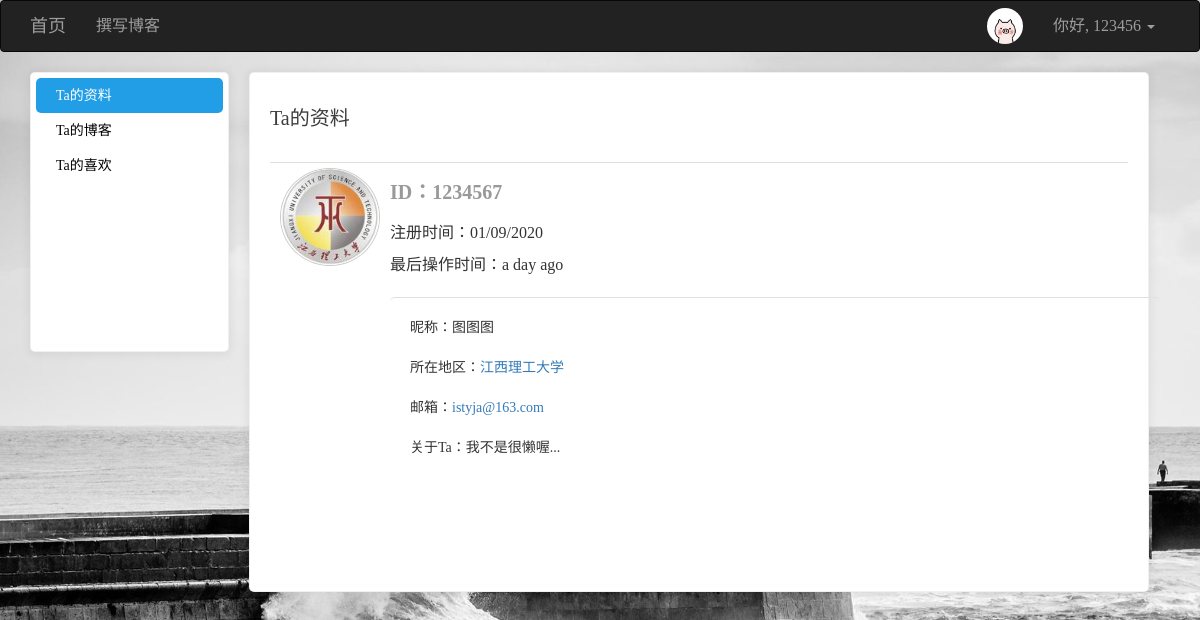
Before: /user/1234567/ (signed in) with the older database file.
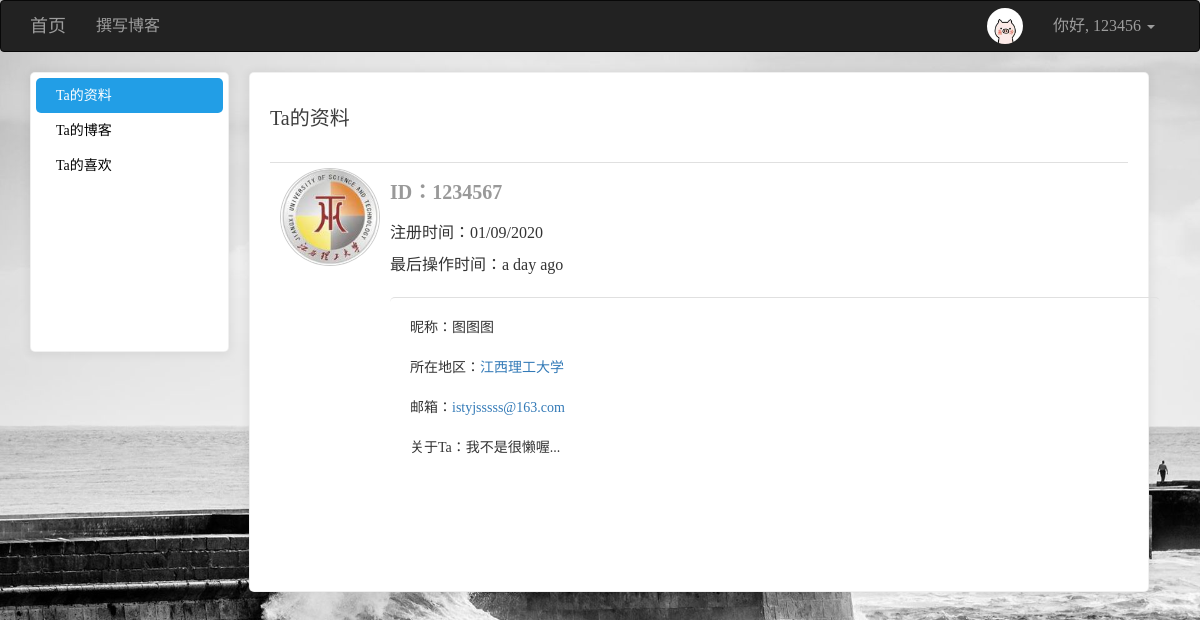
After: the same page with the newer database file.
### app/models/users.py (models this page shows, shortened)
class User(UserMixin, db.Model):
    __tablename__ = 'users'
    id = db.Column(db.Integer, primary_key=True)
    username = db.Column(db.String(64), unique=True)
    password_hash = db.Column(db.String(128))
    email = db.Column(db.String(128), unique=True)
    confirmed = db.Column(db.Boolean, default=False)
    icon = db.Column(db.String(64), default='default.jpg')
    name = db.Column(db.String(64))
    location = db.Column(db.String(64))
    about_me = db.Column(db.Text())
    member_since = db.Column(db.DateTime(), default=datetime.utcnow)
    last_seen = db.Column(db.DateTime(), default=datetime.utcnow)
    posts = db.relationship('Posts', backref='user', lazy='dynamic', cascade='all, delete-orphan')
    favorites = db.relationship('Posts', secondary="collections", backref=db.backref('users', lazy='dynamic'), lazy='dynamic')
    comments = db.relationship('Comment', backref='user', lazy='dynamic', cascade='all, delete-orphan')
    @property
    def password(self):
        raise AttributeError('密码不可读')
    def ping(self):
        self.last_seen = datetime.utcnow()
        db.session.add(self)
        db.session.commit()

### app/views/user.py (the view)
@user.route('/<username>/', methods=['GET', 'POST'])
def index(username):
    u = User.query.filter_by(username=username).first_or_404()
    return render_template('user/gerenzhongxin.html', user=u)

### app/models/users.py (called while the page is built)
@loginmanager.user_loader
def user_loader(uid):
    return User.query.get(int(uid))

### app/views/user.py (called while the page is built)
@user.before_app_request
def before_request():
    if current_user.is_authenticated:
        current_user.ping()

### app/templates/user/gerenzhongxin.html (shortened to what this page needs)
{% extends 'commons/base.html' %}
{% block styles %}
    {{ super() }}
{% endblock %}
{% block page_content %}
    <div class="left_cont" style="background: white" >
        <ul>
            <li class="side1"><a href="{{ url_for('user.index', username=user.username) }}" class="aside">{% if current_user.username == user.username %}我{% else %}Ta{% endif %}的资料</a></li>
            <li class="side3"><a href="{{ url_for('user.my_blog', username=user.username) }}">{% if current_user.username == user.username %}我{% else %}Ta{% endif %}的博客</a></li>
            <li class="side4"><a href="{{ url_for('user.my_fav', username=user.username) }}">{% if current_user.username == user.username %}我{% else %}Ta{% endif %}的喜欢</a></li>
        </ul>
    </div>
    <div class="right_cont" style="background: white; border: 1px solid rgba(0, 0, 0, .06); padding: 0 20px; box-shadow: 0 1px 10px 2px rgba(0, 0, 0, .06); border-radius: 5px">
        <h3>{% if current_user.username == user.username %}我{% else %}Ta{% endif %}的资料</h3>
        <div class="user_info">
            <div class="header">
            <img style="width: 100px;border-radius: 60%; border: 1px solid #ccc" src="{{ url_for('static', filename='uploads/' + user.icon) }}" alt="头像">
            </div>
            <div class="right_c">
                <span class="display_name">ID：{{ user.username }}</span>
                <div class="log_time">注册时间：{{ moment(user.member_since).format('L') }}</div>
                <div class="log_time">最后操作时间：{{ moment(user.last_seen).fromNow() }}</div>
                {% if user.name or user.location %}
                    <ul class="self">
                        <li>{% if user.name %}昵称：{{ user.name }}<br>{% endif %}</li>
                        <li>{% if user.location %}
                                所在地区：<a href="http://maps.google.com/?q={{ user.location }}">{{ user.location }}</a>
                            {% endif %}
                        </li>
                        <li>邮箱：<a href="mailto:{{ user.email }}">{{ user.email }}</a></li>
                        <li>{% if user.about_me %}关于{% if current_user.username == user.username %}我{% else %}Ta{% endif %}：{{ user.about_me }}{% endif %}</li>
                    </ul>
                {% endif %}
            </div>
        </div>
    </div>
{% endblock %}

Changed rows visible on the page:
changed User "a day ago": email "istyja@163.com" → "istyjsssss@163.com"
